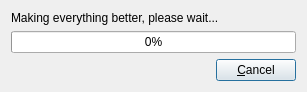
<?xml version="1.0" encoding="UTF-8"?>
<ui version="4.0">
 <class>CSimpleProgressDialog</class>
 <widget class="QDialog" name="CSimpleProgressDialog">
  <property name="geometry">
   <rect>
    <x>0</x>
    <y>0</y>
    <width>307</width>
    <height>92</height>
   </rect>
  </property>
  <property name="windowTitle">
   <string>Dialog</string>
  </property>
  <layout class="QVBoxLayout" name="verticalLayout">
   <item>
    <widget class="QLabel" name="_label">
     <property name="text">
      <string>Making everything better, please wait...</string>
     </property>
    </widget>
   </item>
   <item>
    <widget class="QProgressBar" name="_progressBar">
     <property name="value">
      <number>0</number>
     </property>
    </widget>
   </item>
   <item>
    <layout class="QHBoxLayout" name="horizontalLayout">
     <item>
      <spacer name="horizontalSpacer">
       <property name="orientation">
        <enum>Qt::Horizontal</enum>
       </property>
       <property name="sizeHint" stdset="0">
        <size>
         <width>40</width>
         <height>20</height>
        </size>
       </property>
      </spacer>
     </item>
     <item>
      <widget class="QPushButton" name="_cancelButton">
       <property name="text">
        <string>&amp;Cancel</string>
       </property>
      </widget>
     </item>
    </layout>
   </item>
   <item>
    <spacer name="verticalSpacer">
     <property name="orientation">
      <enum>Qt::Vertical</enum>
     </property>
     <property name="sizeHint" stdset="0">
      <size>
       <width>20</width>
       <height>0</height>
      </size>
     </property>
    </spacer>
   </item>
  </layout>
 </widget>
 <resources/>
 <connections/>
</ui>
